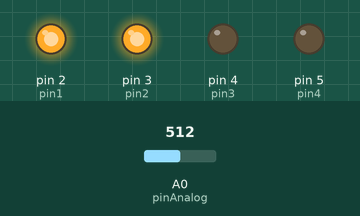
This sketch was run on a simulated Arduino Uno, built with avr-gcc and run on an emulated ATmega328P. On the bench: output pins drawn as LEDs (lit = HIGH). The test bench sets the inputs (shaded band); at power-on: A0 (pinAnalog) = 512. What the sketch prints to the serial monitor is not drawn.

Above: at 1.2 s.
1.3 s: A0 (pinAnalog) set to 600
2.8 s: A0 (pinAnalog) set to 624
At 3.7 s:
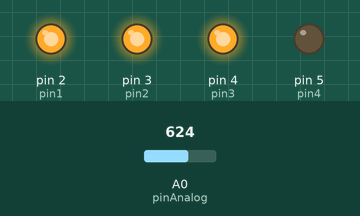
4.3 s: A0 (pinAnalog) set to 807
5.8 s: A0 (pinAnalog) set to 836
At 7.0 s:
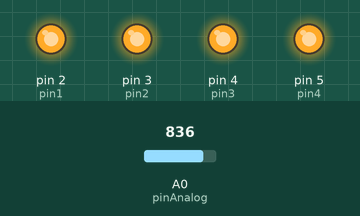
7.3 s: A0 (pinAnalog) set to 306
At 8.4 s:
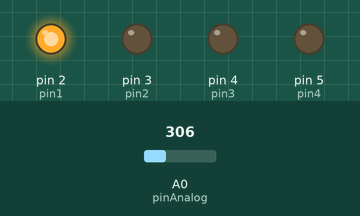
8.8 s: A0 (pinAnalog) set to 402
10.3 s: A0 (pinAnalog) set to 428
At 10.6 s:
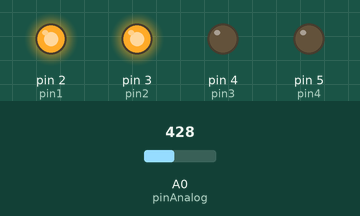
Timing chart, 0 to 12.8 s (numbered marks = the images above; inputs shaded):
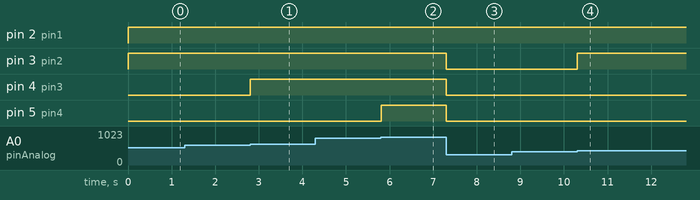

Measured:
- the behaviour switches between 614 and 615 on A0 (pinAnalog) (found by bisection; images 0 and 1)
- the behaviour switches between 819 and 820 on A0 (pinAnalog) (found by bisection; images 1 and 2)
- the behaviour switches between 409 and 410 on A0 (pinAnalog) (found by bisection; images 3 and 4)
- after the input at 2.8 s, pin 4 (pin3): LOW → HIGH at once
- after the input at 5.8 s, pin 5 (pin4): LOW → HIGH at once
- after the input at 7.3 s, pin 3 (pin2), pin 4 (pin3), pin 5 (pin4): HIGH → LOW at once
- after the input at 10.3 s, pin 3 (pin2): LOW → HIGH at once

The sketch:

Practica3M.ino
```cpp
int pinAnalog = A0;
int pin1 = 2;
int pin2 = 3;
int pin3 = 4;
int pin4 = 5;
int lectura;

void setup() {
  Serial.begin(9600);
  pinMode(pin1, OUTPUT);
  pinMode(pin2, OUTPUT);
  pinMode(pin3, OUTPUT);
  pinMode(pin4, OUTPUT);
 }

void loop() {
  lectura = (analogRead(pinAnalog)*5)/1025;
  Serial.println(lectura);
  //t1();
  t2();
  //delay(1000);
}

void t1(){
  if(lectura > 2){
    digitalWrite(pin1,HIGH);
    digitalWrite(pin2,LOW);
    digitalWrite(pin3,LOW);
    digitalWrite(pin4,LOW);
  }else{
    digitalWrite(pin1,LOW);
    digitalWrite(pin2,HIGH);
    digitalWrite(pin3,LOW);
    digitalWrite(pin4,LOW);
  }
}

void t2(){
   switch (lectura) {
    case 1:
      digitalWrite(pin1,HIGH);
      digitalWrite(pin2,LOW);
      digitalWrite(pin3,LOW);
      digitalWrite(pin4,LOW);
    break;
    case 2:
      digitalWrite(pin1,HIGH);
      digitalWrite(pin2,HIGH);
      digitalWrite(pin3,LOW);
      digitalWrite(pin4,LOW);
    break;
    case 3:
      digitalWrite(pin1,HIGH);
      digitalWrite(pin2,HIGH);
      digitalWrite(pin3,HIGH);
      digitalWrite(pin4,LOW);

    break;
    case 4:
      digitalWrite(pin1,HIGH);
      digitalWrite(pin2,HIGH);
      digitalWrite(pin3,HIGH);
      digitalWrite(pin4,HIGH);
    break;

    default:
      digitalWrite(pin1,LOW);
      digitalWrite(pin2,LOW);
      digitalWrite(pin3,LOW);
      digitalWrite(pin4,LOW);
    break;

  }
}
```
